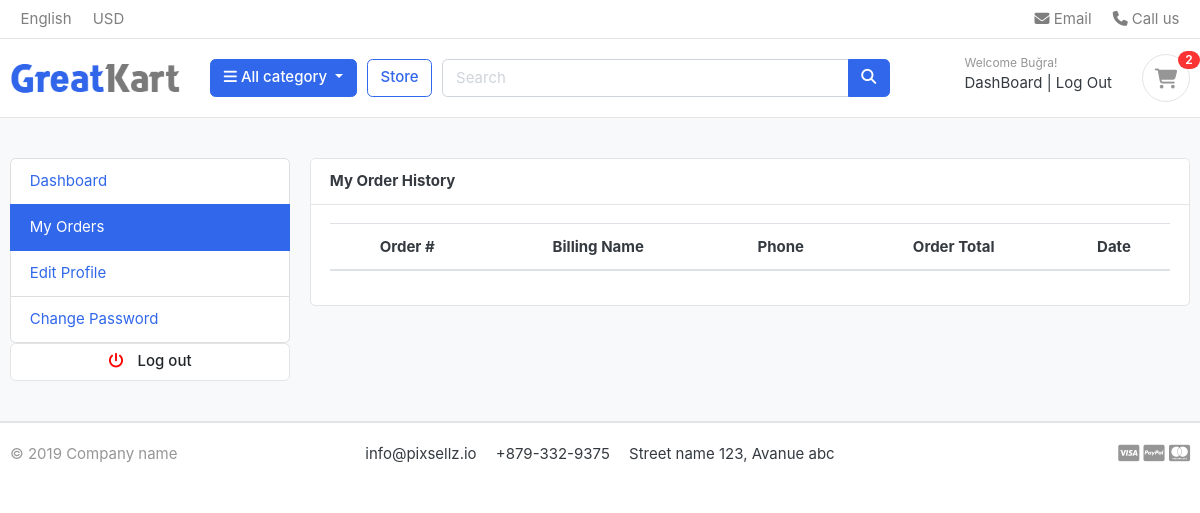
The app's page /accounts/my_orders/ (signed in), older data.
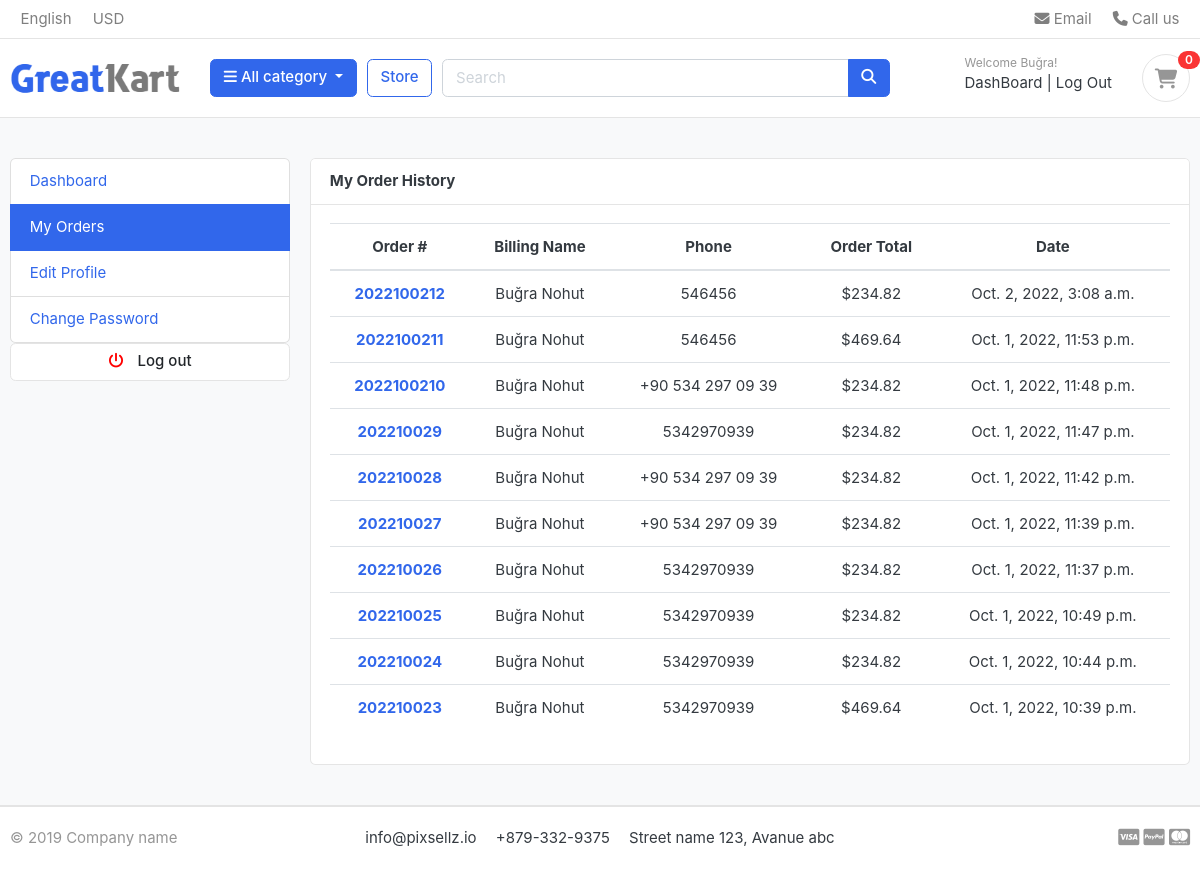
The same page, newer data.
### accounts/models.py (models this page shows, shortened)
class Account(AbstractBaseUser):
    first_name      = models.CharField(max_length=50)
    last_name       = models.CharField(max_length=50)
    username        = models.CharField(max_length=50, unique=True)
    email           = models.EmailField(max_length=100, unique=True)
    phone_number    = models.CharField(max_length=50)
    date_joined     = models.DateTimeField(auto_now_add=True)
    last_login      = models.DateTimeField(auto_now_add=True)
    is_admin        = models.BooleanField(default=False)
    is_staff        = models.BooleanField(default=False)
    is_active       = models.BooleanField(default=False)
    is_superadmin   = models.BooleanField(default=False)
    USERNAME_FIELD = 'email'
    REQUIRED_FIELDS = ['username', 'first_name', 'last_name']
    objects = MyAccountManager()

### orders/models.py (models this page shows, shortened)
class Order(models.Model):
    STATUS = {
        ('New', 'New'),
        ('Accepted', 'Accepted'),
        ('Completed', 'Completed'),
        ('Cancelled', 'Cancelled'),
    }
    user = models.ForeignKey(Account, on_delete=models.SET_NULL, null=True)
    payment = models.ForeignKey(Payment, on_delete=models.SET_NULL, null=True, blank=True)
    order_number = models.CharField(max_length=20, null=True)
    first_name = models.CharField(max_length=50)
    last_name = models.CharField(max_length=50)
    phone = models.CharField(max_length=50)
    email = models.EmailField(max_length=50)
    address_line_1 = models.CharField(max_length=50)
    address_line_2 = models.CharField(max_length=50, blank=True)
    country = models.CharField(max_length=25)
    state = models.CharField(max_length=25)
    city = models.CharField(max_length=25)
    order_total = models.FloatField()
    tax = models.FloatField()
    status = models.CharField(max_length=10, choices=STATUS, default='New')
    ip = models.CharField(blank=True, max_length=20)
    order_note = models.CharField(max_length=200, blank=True)
    is_ordered = models.BooleanField(default=False)
    created_at = models.DateTimeField(auto_now_add=True)
    updated_at = models.DateTimeField(auto_now=True)
    def full_name(self):
        return f'{self.first_name} {self.last_name}'

### accounts/views.py (the view)
# urls.py: path('my_orders/', views.my_orders, name="my_orders"),
@login_required(login_url='login')
def my_orders(request):
    orders = Order.objects.filter(user=request.user, is_ordered=True).order_by('-created_at')
    context = {
        'orders': orders
    }
    return render(request, 'accounts/my_orders.html', context)

### carts/context_processors.py (called while the page is built)
def counter(request):
    cart_count = 0
    if 'admin' in request.path:
        return {}
    else:
        try:
            cart = Cart.objects.filter(cart_id=_cart_id(request))
            if request.user.is_authenticated:
                cart_items = CartItem.objects.all().filter(user=request.user)
            else:
                cart_items = CartItem.objects.all().filter(cart=cart[:1])
            for cart_item in cart_items:
                cart_count += cart_item.quantity
        except Cart.DoesNotExist:
            cart_count = 0
    return dict(cart_count=cart_count)

### carts/views.py (called while the page is built)
def _cart_id(request):
    cart = request.session.session_key
    if not cart:
        cart = request.session.create()
    return cart

### category/context_processors.py (called while the page is built)
def menu_links(request):
    links = Category.objects.all()
    return dict(links=links)

### category/models.py (called while the page is built)
    def get_url(self):
        return reverse('products_by_category', args=[self.slug])

### templates/accounts/my_orders.html
{% extends 'base.html' %}
{% load static %}
{% block content %}
<section class="section-conten padding-y bg">
<div class="container">
	<div class="row">
	{% include 'includes/_dashboard_sidebar.html' %}
	<main class="col-md-9">
		<article class="card">
		<header class="card-header">
			<strong class="d-inline-block mr-3">My Order History</strong>
		</header>
		<div class="card-body text-center">
			<div class="row">
				<div class="col-md-12">
					<table class="table table-hover">
					  <thead>
						<tr>
						  <th scope="col">Order #</th>
						  <th scope="col">Billing Name</th>
						  <th scope="col">Phone</th>
						  <th scope="col">Order Total</th>
						  <th scope="col">Date</th>
						</tr>
					  </thead>
					  <tbody>
					  {% for order in orders %}
						<tr>
						  <th scope="row"><a href="{% url 'order_detail' order.order_number %}">{{order.order_number}}</a></th>
						  <td>{{order.full_name}}</td>
						  <td>{{order.phone}}</td>
						  <td>${{order.order_total}}</td>
						  <td>{{order.created_at}}</td>
						</tr>
					  {% endfor %}
					  </tbody>
					</table>
				</div>
			</div>
		</div>
		</article>
	</main>
</div>
</div>
</section>
{% endblock %}

### templates/base.html (shortened to what this page needs)
{% load static %}
<!DOCTYPE HTML>
<html lang="en">
<head>
<link href="{% static 'css/bootstrap.css'%}" rel="stylesheet" type="text/css"/>
<link href="{% static 'fonts/fontawesome/css/all.min.css'%}" type="text/css" rel="stylesheet">
<link href="{% static 'css/ui.css'%}" rel="stylesheet" type="text/css"/>
<link href="{% static 'css/responsive.css'%}" rel="stylesheet" media="only screen and (max-width: 1200px)" />
<link href="{% static 'css/custom.css'%}" rel="stylesheet" type="text/css"/>
</head>
<body>
  <header class="section-header">
  {% include 'includes/_navbar.html' %}
  <section class="header-main border-bottom">
  	<div class="container">
  <div class="row align-items-center">
  	<div class="col-lg-2 col-md-3 col-6">
  		<a href="/" class="brand-wrap">
  			<img class="logo" src="{% static './images/logo.png' %}">
  		</a>
  	</div>
  	<div class="col-lg col-sm col-md col-6 flex-grow-0">
  		<div class="category-wrap dropdown d-inline-block float-right">
  			<button type="button" class="btn btn-primary dropdown-toggle" data-toggle="dropdown">
  				<i class="fa fa-bars"></i> All category
  			</button>
  		</div>
  	</div>
  	<a href="{% url 'store' %}" class="btn btn-outline-primary">Store</a>
  	<div class="col-lg  col-md-6 col-sm-12 col">
  		<form action="{% url 'search' %}" class="search" method="GET">
  			<div class="input-group w-100">
  			    <input type="text" class="form-control" style="width:60%;" placeholder="Search" name="keyword">
  			    <div class="input-group-append">
  			      <button class="btn btn-primary" type="submit">
  			        <i class="fa fa-search"></i>
  			      </button>
  			    </div>
  		    </div>
  		</form>
  	</div>
  	<div class="col-lg-3 col-sm-6 col-8 order-2 order-lg-3">
  				<div class="d-flex justify-content-end mb-3 mb-lg-0">
  					<div class="widget-header">
						{% if user.is_authenticated %}
						<small class="title text-muted">Welcome {{user.first_name | capfirst}}!</small>
						<div>
							<a href="{% url 'dashboard' %}"> DashBoard</a><span class="dark-transp"> | </span>
  							<a href="{% url 'logout' %}">Log Out</a>
  						</div>
						{% else %}
  						<small class="title text-muted">Welcome Guest!</small>
						<div>
  							<a href="{% url 'login' %}">Sign in</a> <span class="dark-transp"> | </span>
  							<a href="{% url 'register' %}"> Register</a>
  						</div>
						{% endif %}
  					</div>
  					<a href="{% url 'cart' %}" class="widget-header pl-3 ml-3">
  						<div class="icon icon-sm rounded-circle border"><i class="fa fa-shopping-cart"></i></div>
  						<span class="badge badge-pill badge-danger notify">{{cart_count}}</span>
  					</a>
  				</div>
  			</div>
  </div>
  	</div>
  </section>
  </header>
{% block content %} {% endblock %}
{% include 'includes/_footer.html' %}

### templates/includes/_navbar.html (shortened to what this page needs)
<nav class="navbar p-md-0 navbar-expand-sm navbar-light border-bottom">
<div class="container">
  <div class="collapse navbar-collapse" id="navbarTop4">
    <ul class="navbar-nav mr-auto">
      <li class="nav-item dropdown">
      <a href="#" class="nav-link">   English </a>
    </li>
    <li class="nav-item dropdown">
      <a href="#" class="nav-link"> USD </a>
    </li>
    </ul>
    <ul class="navbar-nav">
    <li><a href="#" class="nav-link"> <i class="fa fa-envelope"></i> Email </a></li>
    <li><a href="#" class="nav-link"> <i class="fa fa-phone"></i> Call us </a></li>
  </ul>
  </div>
</div>
</nav>

### templates/includes/_dashboard_sidebar.html
<aside class="col-md-3">
	<ul class="list-group">
		<a class="list-group-item {% if '/accounts/' == request.path or '/dashboard/' in request.path %}active{%endif%}" href="{% url 'dashboard' %}"> Dashboard </a>
		<a class="list-group-item {% if '/my_orders/' in request.path %}active{%endif%}" href="{% url 'my_orders' %}"> My Orders </a>
		<a class="list-group-item {% if '/edit_profile/' in request.path %}active{%endif%}" href="{% url 'edit_profile' %}"> Edit Profile </a>
		<a class="list-group-item {% if '/change_password/' in request.path %}active{%endif%}" href="{% url 'change_password' %}"> Change Password </a>
	</ul>
	<a class="btn btn-light btn-block" href="{% url 'logout' %}"> <i class="fa fa-power-off" style="color:red;"></i> <span class="text">Log out</span> </a>
</aside>

### templates/includes/_footer.html (shortened to what this page needs)
<footer class="section-footer border-top">
	<div class="container">
		<section class="footer-bottom border-top row">
			<div class="col-md-2">
				<p class="text-muted"> &copy 2019 Company name </p>
			</div>
			<div class="col-md-8 text-md-center">
				<span  class="px-2">info@pixsellz.io</span>
				<span  class="px-2">+879-332-9375</span>
				<span  class="px-2">Street name 123, Avanue abc</span>
			</div>
			<div class="col-md-2 text-md-right text-muted">
			</div>
		</section>
	</div>
</footer>
</body>
</html>

### static/css/ui.css (style rules this page uses)
html { font-family: "Inter", sans-serif; font-size: 15px; }
.icon-xs, .icon-sm, .icon-md, .icon-lg { display: inline-block; text-align: center; flex-shrink: 0; flex-grow: 0; }
.icon-sm { width: 48px; height: 48px; line-height: 48px !important; font-size: 20px; }
.padding-y { padding-top: 40px; padding-bottom: 40px; }
article:after, .form-group:after { display: block; clear: both; content: ""; }
.bg { background-color: #f8f9fa; }
p:last-child { margin-bottom: 0; }
.header-main { position: relative; padding-top: 1rem; padding-bottom: 1rem; }
.brand-wrap .logo, .navbar-brand .logo { margin-right: 7px; max-height: 42px; display: inline-block; }
.widget-header { display: inline-block; vertical-align: middle; position: relative; }
.widget-header a { color: #343a40; }
.widget-header i { color: #969696; }
.widget-header .title { display: block; }
.widget-header .notify { position: absolute; top: -3px; right: -10px; }
.footer-bottom { padding-top: 20px; padding-bottom: 20px; }
.btn-light { background-color: #fff; border-color: #e4e4e4; }
.btn-light i { color: #969696; }
.btn i + .text { margin-left: 10px; }
.notify { position: absolute; top: -4px; right: -10px; display: inline-block; padding: 0.25em 0.6em; font-size: 12px; line-height: 1; text-align: center; border-radius: 3rem; color: #fff; background-color: #fa3434; }

Row changes from the older to the newer data that the page shows:
added Order: order_number "2022100212", full_name "Buğra Nohut", phone "546456", order_total "234.82", created_at "Oct. 2, 2022, 3:08 a.m."
added Order: order_number "2022100211", full_name "Buğra Nohut", phone "546456", order_total "469.64", created_at "Oct. 1, 2022, 11:53 p.m."
added Order: order_number "2022100210", full_name "Buğra Nohut", phone "+90 534 297 09 39", order_total "234.82", created_at "Oct. 1, 2022, 11:48 p.m."
added Order: order_number "202210029", full_name "Buğra Nohut", phone "5342970939", order_total "234.82", created_at "Oct. 1, 2022, 11:47 p.m."
added Order: order_number "202210028", full_name "Buğra Nohut", phone "+90 534 297 09 39", order_total "234.82", created_at "Oct. 1, 2022, 11:42 p.m."
added Order: order_number "202210027", full_name "Buğra Nohut", phone "+90 534 297 09 39", order_total "234.82", created_at "Oct. 1, 2022, 11:39 p.m."
added Order: order_number "202210026", full_name "Buğra Nohut", phone "5342970939", order_total "234.82", created_at "Oct. 1, 2022, 11:37 p.m."
added Order: order_number "202210025", full_name "Buğra Nohut", phone "5342970939", order_total "234.82", created_at "Oct. 1, 2022, 10:49 p.m."
added Order: order_number "202210024", full_name "Buğra Nohut", phone "5342970939", order_total "234.82", created_at "Oct. 1, 2022, 10:44 p.m."
added Order: order_number "202210023", full_name "Buğra Nohut", phone "5342970939", order_total "469.64", created_at "Oct. 1, 2022, 10:39 p.m."
Text that changed along with them:
{{ cart_count }}: "2" → "0"
